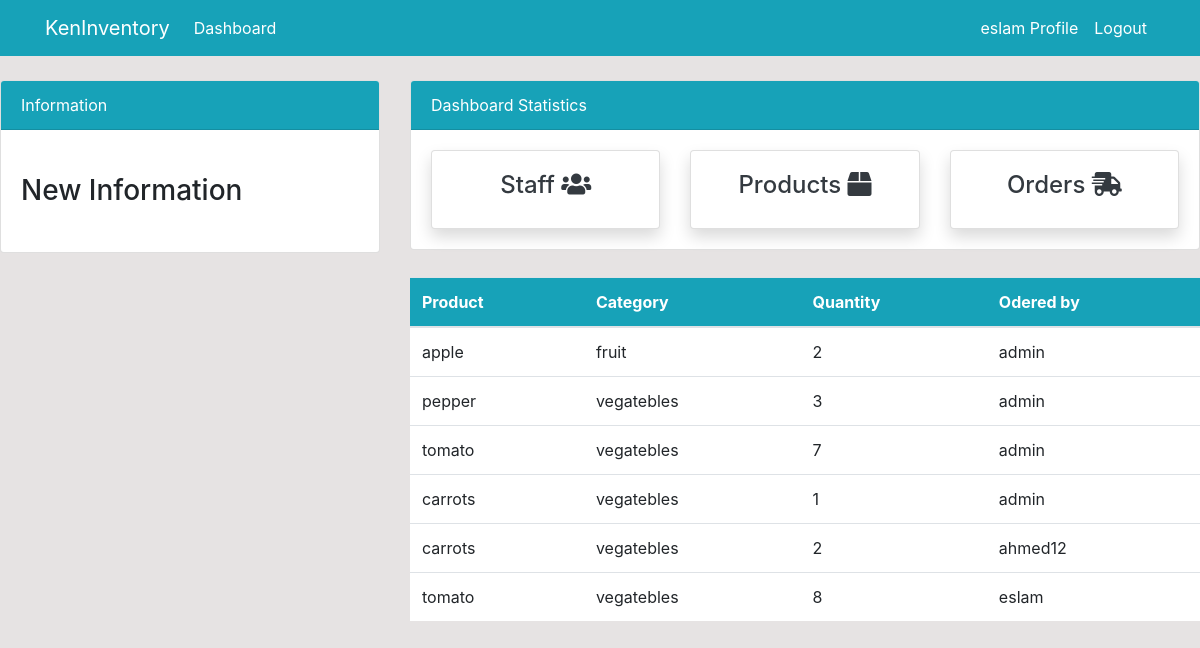
The app's page /order/ (signed in), older data.
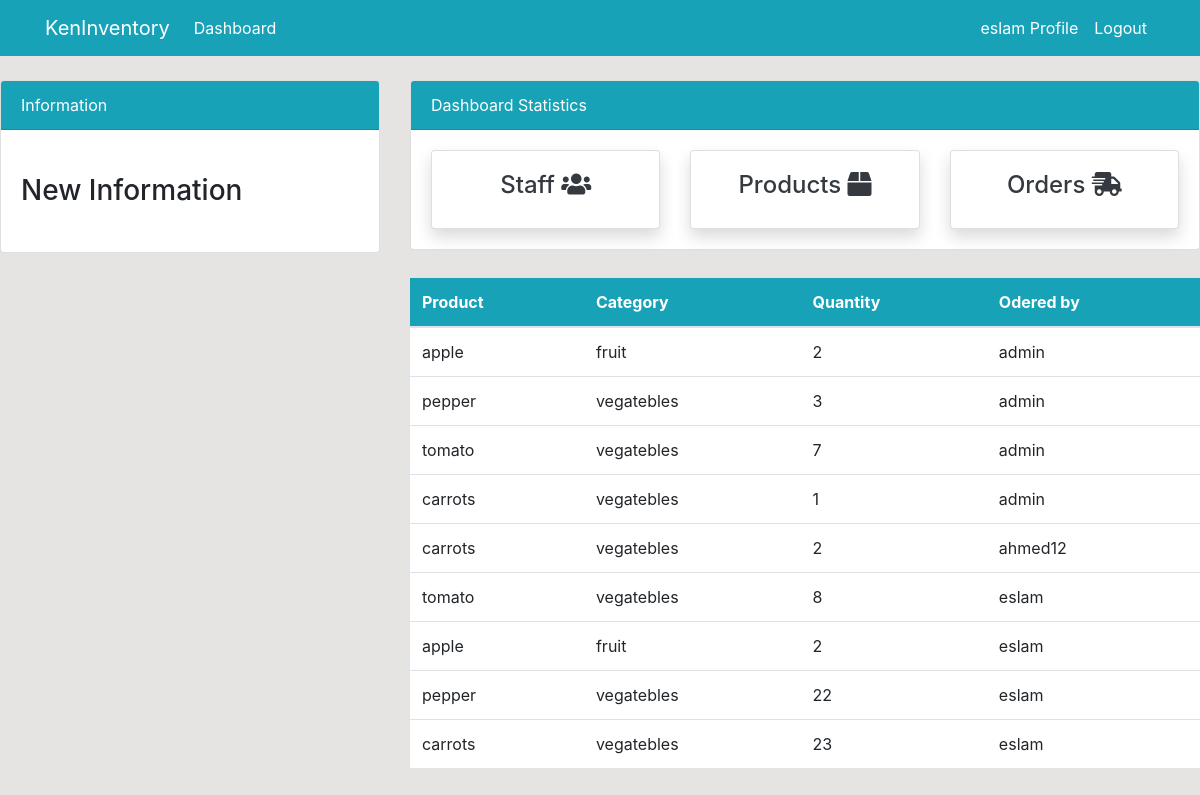
The same page, newer data.
### dashboard/models.py (models this page shows, shortened)
class Order(models.Model):
    name = models.ForeignKey(Product, on_delete=models.CASCADE, null=True)
    customer = models.ForeignKey(User, on_delete=models.CASCADE, null=True)
    order_quantity = models.PositiveIntegerField(null=True)

class Product(models.Model):
    name = models.CharField(max_length=100, null=True)
    quantity = models.PositiveIntegerField(null=True)
    category = models.ForeignKey(
        Category,  related_name="categoryProduct", on_delete=models.CASCADE)
    def __str__(self):
        return f'{self.name}'

class Category(models.Model):
    title = models.CharField(max_length=50)
    slug = models.SlugField(null=False, unique=True, allow_unicode=True)
    create_at = models.DateTimeField(auto_now_add=True)
    update_at = models.DateTimeField(auto_now=True)
    def __str__(self):
        return self.title

### dashboard/views.py (the view)
# urls.py: path('order/', views.order, name='dashboard-order'),
@login_required(login_url='user-login')
def order(request):
    order = Order.objects.all()
    context = {
        'order': order,
    }
    return render(request, 'dashboard/order.html', context)

### templates/dashboard/order.html (shortened to what this page needs)
{% extends 'partials/base.html' %}
{% block content %}
{% include 'partials/topside.html' %}
<div class="row my-4">
    <div class="col-md-4"></div>
    <div class="col-md-8">
        <table class="table bg-white">
            <thead class="bg-info text-white">
                <tr>
                    <th scope="col">Product</th>
                    <th scope="col">Category</th>
                    <th scope="col">Quantity</th>
                    <th scope="col">Odered by</th>
                </tr>
            </thead>
            <tbody>
                {% for order in order %}
                <tr>
                    <td>{{ order.name }}</td>
                    <td>{{ order.name.category }}</td>
                    <td>{{ order.order_quantity }}</td>
                    <td>{{ order.customer.username }}</td>
                </tr>
                {% endfor %}
            </tbody>
        </table>
    </div>
</div>
{% endblock %}

### templates/partials/base.html (shortened to what this page needs)
{% load static %}
<!doctype html>
<html lang="en">
<head>
    <link rel="stylesheet" href="https://cdn.jsdelivr.net/npm/bootstrap@4.6.0/dist/css/bootstrap.min.css"
>
    <link rel="stylesheet" href="https://use.fontawesome.com/releases/v5.15.2/css/all.css"
>
    <link rel="stylesheet" href="{% static 'css/style.css' %}">
</head>
<body>
 {% include "partials/nav.html" %}
{% block content %}
{% endblock content %}
</body>
</html>

### templates/partials/nav.html (shortened to what this page needs)
<nav class="navbar navbar-expand-lg navbar-info bg-info">
    <div class="container">
        {% if user.is_authenticated %}
        <a class="navbar-brand text-white" href="{% url 'dashboard-index' %}">KenInventory</a>
        <div class="collapse navbar-collapse" id="navbarSupportedContent">
            <ul class="navbar-nav mr-auto">
                <li class="nav-item active">
                    <a class="nav-link text-white" href="{% url 'dashboard-index' %}">Dashboard </a>
                </li>
            </ul>
            <ul class="navbar-nav ml-auto">
                <li class="nav-item active">
                    <a class="nav-link text-white" href="{% url 'user-profile' %}">{{ user.username }} Profile
                        <span class="sr-only">(current)</span></a>
                </li>
                <li class="nav-item">
                    <a class="nav-link text-white" href="{% url 'user-logout' %}">Logout</a>
                </li>
            </ul>
            {% endif %}
        </div>
    </div>
</nav>

### templates/partials/topside.html
<div class="row">
    <div class="col-md-4 mt-4">
        <div class="card">
            <div class="card-header bg-info text-white">
                Information
            </div>
            <div class="card-body">
                <marquee behavior="" direction="">
                    <h3 class="my-4">New Information</h3>
                </marquee>
            </div>
        </div>
    </div>
    <div class="col-md-8 mt-4">
        <div class="card">
            <div class="card-header bg-info text-white">
                Dashboard Statistics
            </div>
            <div class="card-body">
                <div class="row">
                    <div class="col-md-4">
                        <a class="text-decoration-none text-dark" href="{% url 'dashboard-customers' %}">
                            <div class="card my-card shadow">
                                <div class="card-body text-center">
                                    <h4>Staff <i class="fas fa-users"></i></h4>
                                </div>
                            </div>
                        </a>
                    </div>
                    <div class="col-md-4">
                        <a class="text-decoration-none text-dark" href="{% url 'dashboard-products' %}">
                            <div class="card my-card shadow">
                                <div class="card-body text-center">
                                    <h4>Products <i class="fas fa-box"></i></h4>
                                </div>
                            </div>
                        </a>
                    </div>
                    <div class="col-md-4">
                        <a class="text-decoration-none text-dark" href="{% url 'dashboard-order' %}">
                            <div class="card my-card shadow">
                                <div class="card-body text-center">
                                    <h4>Orders <i class="fas fa-shipping-fast"></i></h4>
                                </div>
                            </div>
                        </a>
                    </div>
                </div>
            </div>
        </div>
    </div>
</div>

### project/static/css/style.css (style rules this page uses)
body { background: rgb(230, 227, 227); }

Row changes from the older to the newer data that the page shows:
added Order: name "apple", name.category "fruit", order_quantity "2", customer.username "eslam"
added Order: name "pepper", name.category "vegatebles", order_quantity "22", customer.username "eslam"
added Order: name "carrots", name.category "vegatebles", order_quantity "23", customer.username "eslam"
